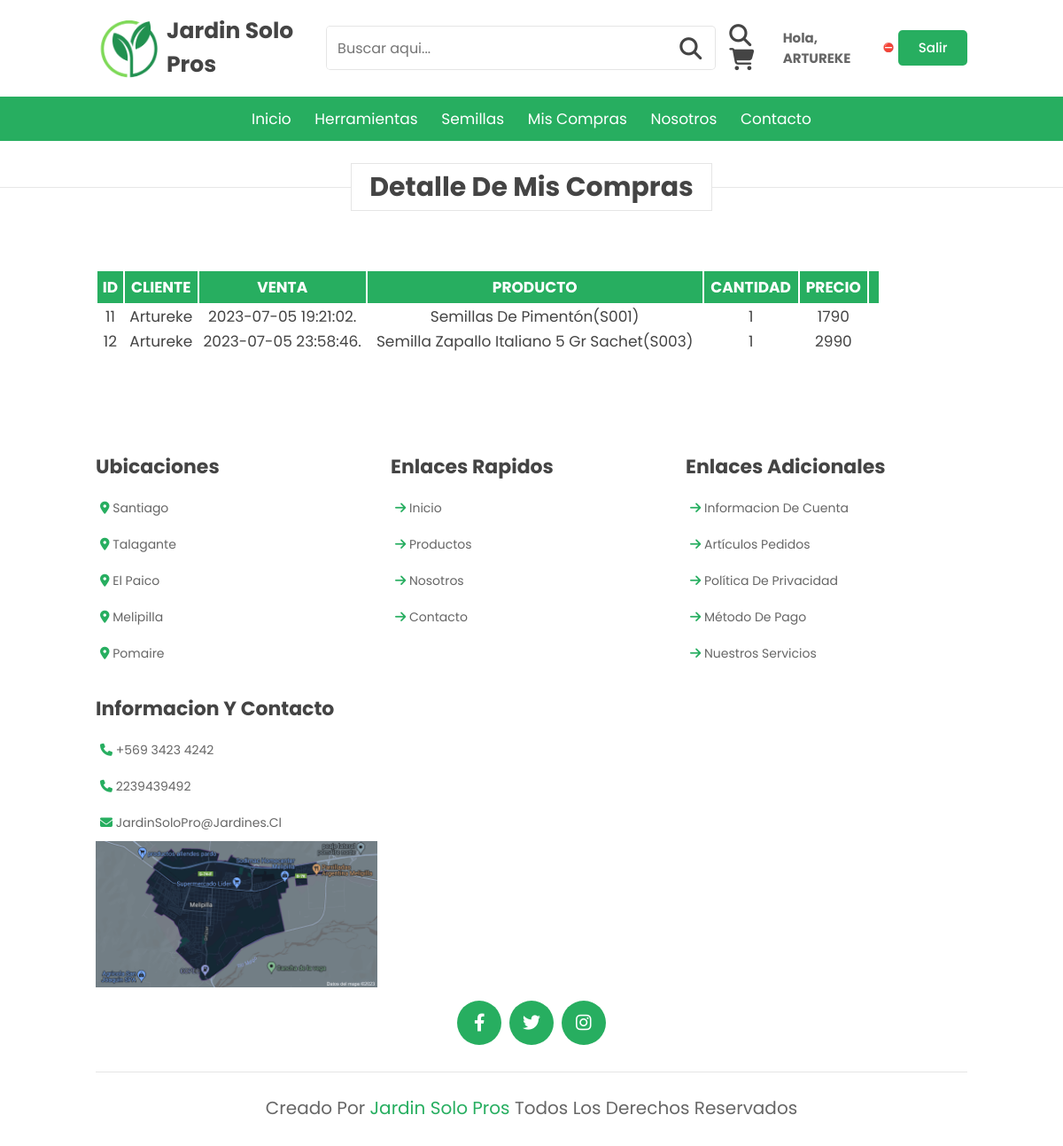
The app's page /detalle (signed in) with its own data.
### core/models.py (models this page shows, shortened)
class Detalleventa(models.Model):
    id = models.AutoField(primary_key=True)
    cliente = models.ForeignKey(to=User, on_delete=models.CASCADE, null=True)
    venta = models.ForeignKey(to=Venta, on_delete=models.CASCADE)
    producto = models.ForeignKey(to=Producto, on_delete=models.CASCADE)
    cantidad = models.IntegerField()
    precio = models.IntegerField()

class Venta(models.Model):
    id = models.AutoField(primary_key=True)
    fecha = models.DateTimeField(default=datetime.now())
    cliente = models.ForeignKey(to=User, on_delete=models.CASCADE)
    total = models.IntegerField()
    estado = models.CharField(max_length=20, default="EN PREPARACION")
    def __str__(self):
        return str(self.fecha)[0:20]

class Producto(models.Model):
    codigo = models.CharField(max_length=6, primary_key=True)
    detalle = models.CharField(max_length=200)
    precio = models.IntegerField()
    stock = models.IntegerField()
    oferta = models.BooleanField()
    imagen = models.CharField(max_length=200)
    categoria = models.CharField(max_length=20, default="semilla")
    destacado = models.BooleanField(default=False)
    def __str__(self):
        return self.detalle+"("+self.codigo+")"

### core/views.py (the view)
# urls.py: path('detalle', detalle, name="detalle"),
def detalle(request):
    if not request.user.is_authenticated:
        return redirect(to="login")
    detalles = Detalleventa.objects.filter(cliente=request.user)
    return render(request, 'core/detalle.html', {"detalles":detalles})

### core/templates/core/detalle.html
{% extends 'core/base.html' %}
{% load static%}
{% block content%}
<h1 class="heading-pag"><span>Detalle de Mis compras</span></h1>
<section class="contenedor">
    <table>
      <thead>
        <tr>
          <th>ID</th>
          <th>CLIENTE</th>
          <th>VENTA</th>
          <th>PRODUCTO</th>
          <th>CANTIDAD</th>
          <th>PRECIO</th>
          <th></th>
        </tr>
      </thead>
      <tbody>
        {% for detalle in detalles %}
            <tr>
              <td>{{ detalle.id }}</td>
              <td>{{ detalle.cliente }}</td>
              <td>{{ detalle.venta }}</td>
              <td>{{ detalle.producto }}</td>
              <td>{{ detalle.cantidad }}</td>
              <td>{{ detalle.precio }}</td>
            </tr>
        {% endfor %}
      </tbody>
    </table>
</section>
{% endblock %}

### core/templates/core/base.html (shortened to what this page needs)
{% load static %}
<!DOCTYPE html>
<html lang="en">
<head>
  <link rel="stylesheet" href="{% static 'style.css' %}">
  <link rel="stylesheet" href="https://cdnjs.cloudflare.com/ajax/libs/font-awesome/6.4.0/css/all.min.css">
  <link rel="stylesheet" href="https://cdn.jsdelivr.net/npm/swiper@9/swiper-bundle.min.css" />
</head>
<body>
  <header class="header">
    <div class="header-1">
      <img src="{% static 'img/inicio/jardineria2.0.a.png' %}" alt="">
      <a href="{% url 'home' %}" class="logo"></i> Jardin Solo Pros</a>
      <form action="" class="search-bucar">
        <input type="search" name="" placeholder="Buscar aqui..." id="search0-box">
        <label for="search-box" class="fas fa-search"></label>
      </form>
      <div class="icons">
        <div id="search-btn" class="fas fa-search"></div>
        <a href="{% url 'carrito' %}" class="fas fa-shopping-cart"></a>
      </div>
      <div class="usuario">
        {% if user.is_authenticated %}
        <h1 class="ingreso" >Hola, {{ user.username | upper }}</h1>
              {% if suscrito %}
                  ✅
              {% else %}
                  ⛔
              {% endif %}
          <a href="{% url 'logout' %}">Salir</a>
        {% else %}
          <a href="{% url 'login' %}">Login</a>
          <a href="{% url 'registro' %}">Registro</a>
        {% endif %}
      </div>
    </div>
    <div class="header-2">
      <nav class="navbar">
        <a href="{% url 'home' %}">Inicio</a>
        <a href="{% url 'herramientas' %}">Herramientas</a>
        <a href="{% url 'semillas' %}">Semillas</a>
        <a href="{% url 'historial' %}">Mis compras</a>
        <a href="#arrivals">Nosotros</a>
        <a href="#reviews">Contacto</a>
      </nav>
    </div>
  </header>
</body>
{% block content %}
{% endblock %}
<section class="footer">
    <div class="box-container">
      <div class="box">
        <h3>Ubicaciones</h3>
        <a href="#"><i class="fas fa-map-marker-alt"></i> Santiago</a>
        <a href="#"><i class="fas fa-map-marker-alt"></i> Talagante</a>
        <a href="#"><i class="fas fa-map-marker-alt"></i> El paico</a>
        <a href="#"><i class="fas fa-map-marker-alt"></i> Melipilla</a>
        <a href="#"><i class="fas fa-map-marker-alt"></i> Pomaire</a>
      </div>
      <div class="box">
        <h3>Enlaces Rapidos</h3>
        <a href="#"> <i class="fas fa-arrow-right"> </i> Inicio</a>
        <a href="#"> <i class="fas fa-arrow-right"> </i> Productos</a>
        <a href="#"> <i class="fas fa-arrow-right"> </i> Nosotros</a>
        <a href="#"> <i class="fas fa-arrow-right"> </i> Contacto</a>
      </div>
      <div class="box">
        <h3>Enlaces adicionales</h3>
        <a href="#"> <i class="fas fa-arrow-right"> </i> informacion de cuenta</a>
        <a href="#"> <i class="fas fa-arrow-right"> </i> artículos pedidos</a>
        <a href="#"> <i class="fas fa-arrow-right"> </i> política de privacidad</a>
        <a href="#"> <i class="fas fa-arrow-right"> </i> método de pago</a>
        <a href="#"> <i class="fas fa-arrow-right"> </i> Nuestros servicios</a>
      </div>
      <div class="box">
        <h3>Informacion Y Contacto</h3>
        <a href="#"> <i class="fas fa-phone"> </i> +569 3423 4242</a>
        <a href="#"> <i class="fas fa-phone"> </i> 2239439492</a>
        <a href="#"> <i class="fas fa-envelope"> </i> jardinSoloPro@jardines.cl</a>
        <img src="{% static 'img/mapa.png' %}" class="map" alt="">
      </div>
    </div>
    <div class="share">
      <a href="#" class="fab fa-facebook-f"></a>
      <a href="#" class="fab fa-twitter"></a>
      <a href="#" class="fab fa-instagram"></a>
    </div>
    <div class="credit"> Creado por <span>Jardin Solo Pros</span> Todos los derechos reservados </div>
</section>

### core/static/style.css (style rules this page uses)
:root { --green:#27ae60; --dark-color:#219150; --black:#444; --light-color:#666; --border:.1rem solid rgba(0,0,0,.1); --border-hover:.1rem solid var(--black); --box-shadow:0 .5rem 1rem rgba(0,0,0,.1); }
* { font-family: 'Poppins', sans-serif; margin:0; padding: 0; box-sizing: border-box; outline: none; text-decoration: none; text-transform: capitalize; transition:all .2s linear; transition: widht none; }
html { font-size: 62.5%; overflow-x: hidden; scroll-padding-top: 5rem; scroll-behavior: smooth; }
section { padding: 5rem 9%; }
.heading-pag { text-align: center; margin-bottom: 2rem; margin-top: 3rem; position: relative; }
.heading-pag::before { content: ''; position: absolute; top: 50%; left: 0; transform: translateY(-50%); width: 100%; height: .01rem; background: rgba(0,0,0,.1); z-index: -1; }
.heading-pag span { font-size: 3rem; padding: .5rem 2rem; color: var(--black); background: #fff; border: var(--border); }
.header .header-1 { background: #fff; padding: 1.5rem 9%; display: flex; align-items: center; justify-content: space-between; }
.header-1 img { max-width: 80px; }
.header .header-1 .logo { font-size: 2.5rem; font-weight: bolder; color: var(--black); }
.header .header-1 .search-bucar { width: 50rem; height: 5rem; border: var(--border); overflow: hidden; background: #fff; display: flex; align-items: center; border-radius: .5rem; }
.header .header-1 .search-bucar input { font-size: 1.6rem; padding: 0 1.2rem; height: 100%; width: 100%; text-transform: none; color: var(--black); border: none; }
.header .header-1 .search-bucar label { font-size: 2.5rem; padding-right: 1.5rem; color: var(--black); cursor: pointer; }
.header .header-1 .icons div, .header .header-1 .icons a { font-size: 2.5rem; margin-left: 1.5rem; color: var(--black); cursor: pointer; }
.header .header-2 { background: var(--green); }
.header .header-2 .navbar { text-align: center; }
.header .header-2 .navbar a { color: #fff; display: inline-block; padding: 1.2rem; font-size: 1.7rem; }
.footer .box-container { display: grid; grid-template-columns: repeat(auto-fit, minmax(25rem, 1fr)); gap: 1.5rem; }
.footer .box-container .box h3 { font-size: 2.2rem; color: var(--black); padding: 1rem 0; }
.footer .box-container .box a { display: block; font-size: 1.4rem; color: var(--light-color); padding: 1rem 0; }
.footer .box-container .box a i { color: var(--green); padding-left: .5rem; }
.footer .box-container .box .map { width: 100%; }
.footer .share { padding: 1rem 0; text-align: center; }
.footer .share a { height: 5rem; width: 5rem; line-height: 5rem; font-size: 2rem; color: #fff; background: var(--green); margin: 0 .3rem; border-radius: 50%; }
.footer .credit { border-top: var(--border); margin-top: 2rem; padding: 0 1rem; padding-top: 2.5rem; font-size: 2rem; color: var(--light-color); text-align: center; }
.footer .credit span { color: var(--green); }
.usuario { height: 100%; display: flex; column-gap: 5px; align-items: center; }
.usuario >a { color: #ffffff; display: block; height: 40px; background-color: #27ae60; width: 90px; text-align: center; line-height: 40px; text-decoration: none; transition-duration: 0.5s; border-radius: 0.5rem; font-size: 15px; font-weight: 500; }
table { width: 90%; }
thead { background-color: #27ae60; color: #ffffff; height: 30px; text-align: center; }
th { padding: 5px; font-size: 1.7rem; }
td { text-align: center; font-size: 1.7rem; color: var(--black); }
.ingreso { color: var(--light-color); font-size: 15px; margin-right: 5px; }

### records on screen
Detalleventa: id "11", cliente "Artureke", venta "2023-07-05 19:21:02.", producto "Semillas De Pimentón(S001)", cantidad "1", precio "1790"
Detalleventa: id "12", cliente "Artureke", venta "2023-07-05 23:58:46.", producto "Semilla Zapallo Italiano 5 Gr Sachet(S003)", cantidad "1", precio "2990"

### other values on screen
{{ user.username | upper }} "ARTUREKE"
